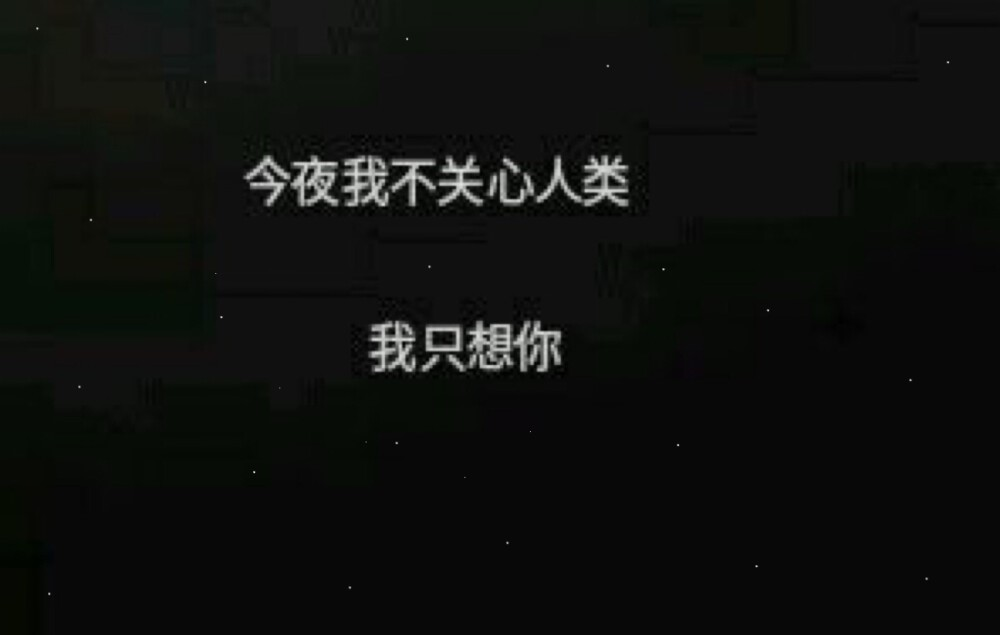
#> input picture OpenCV图像处理/open.jpeg, 1000 x 635 px; the run also reads 1 picture not shown here
$ python '2.形态学操作.py'
#> lines starting #> are read from the running program, lines starting #| are printed output that depends on the picture
import numpy as np
import cv2 as cv
import matplotlib.pyplot as plt
from cv2.cv2 import imread

"""腐蚀和膨胀"""
# [11 lines of commented-out code are left out]

"""开闭运算"""
# [10 lines of commented-out code are left out]

"""礼帽和黑帽"""
open = imread("open.jpeg")
#> open is the input picture: shape (635, 1000, 3); mean B, G, R 14.1, 16, 14.7
close = imread("text.jpeg")

kenel = np.ones((3,3),np.uint8)

top = cv.morphologyEx(open,cv.MORPH_TOPHAT,kenel)
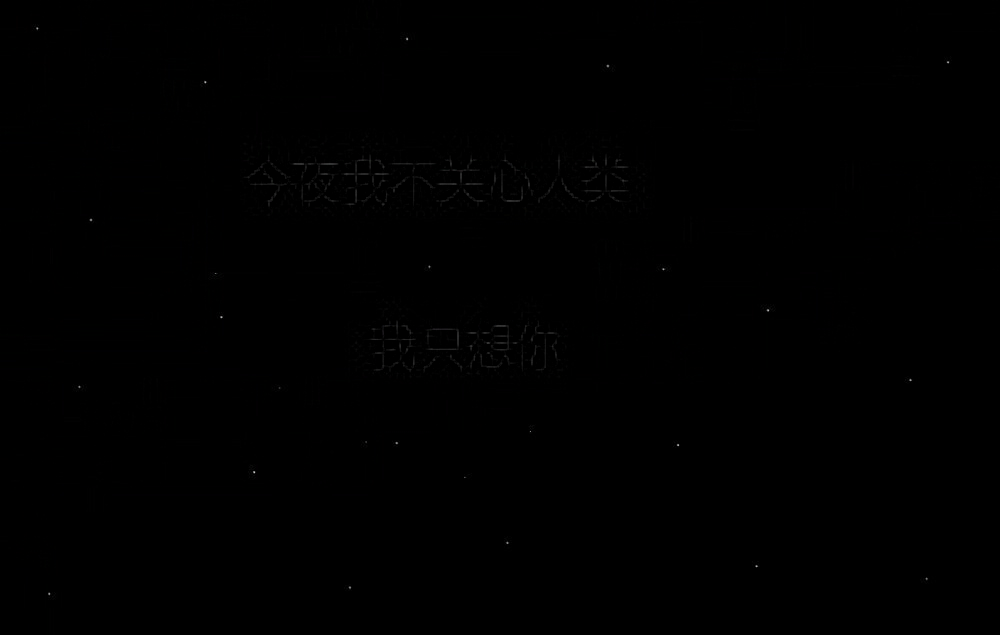
#> top: shape (635, 1000, 3); mean B, G, R 0.3, 0.2, 0.2
black = cv.morphologyEx(close,cv.MORPH_BLACKHAT,kenel)

plt.imshow(black[:,:,::-1])
plt.show()
